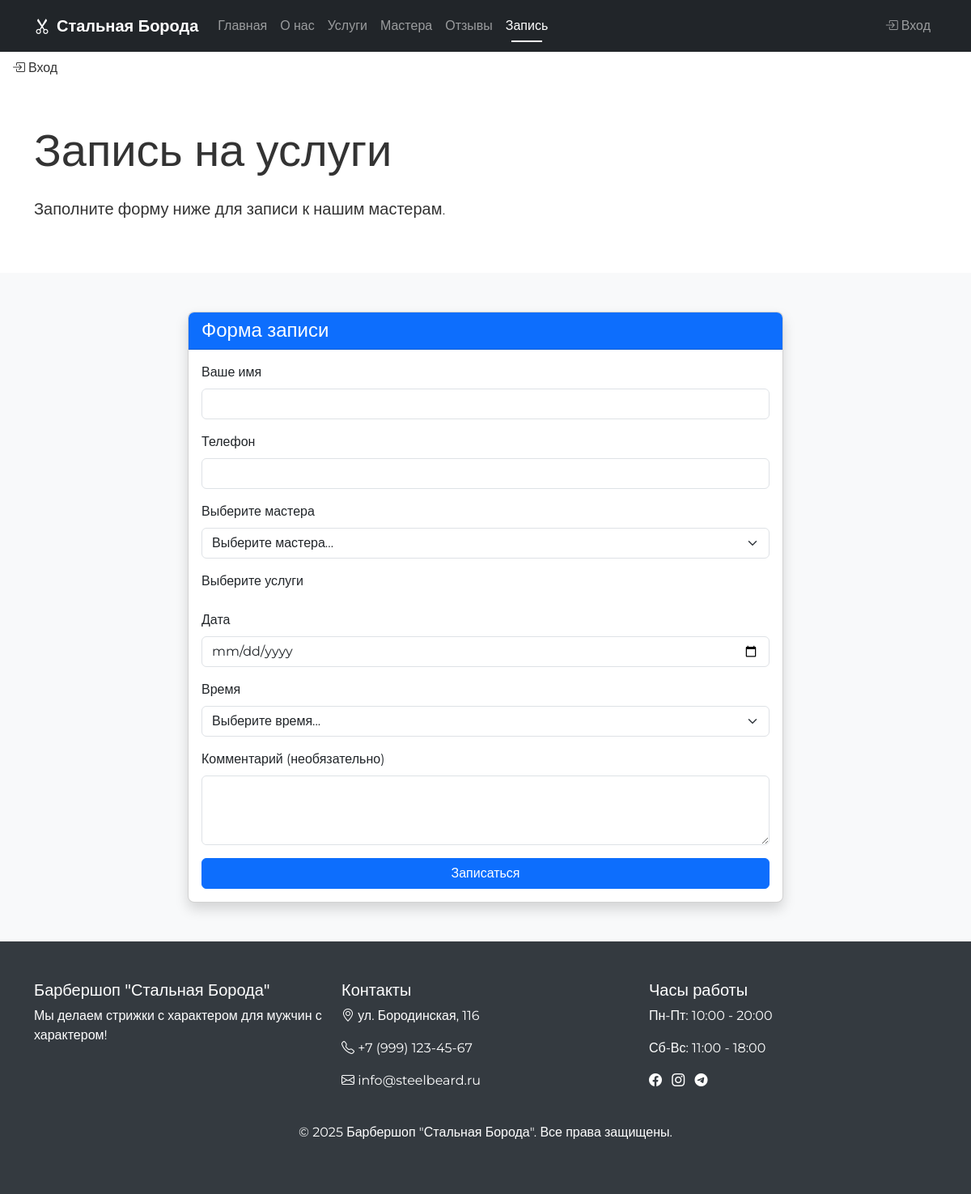
Before: /booking/ with the older database file.
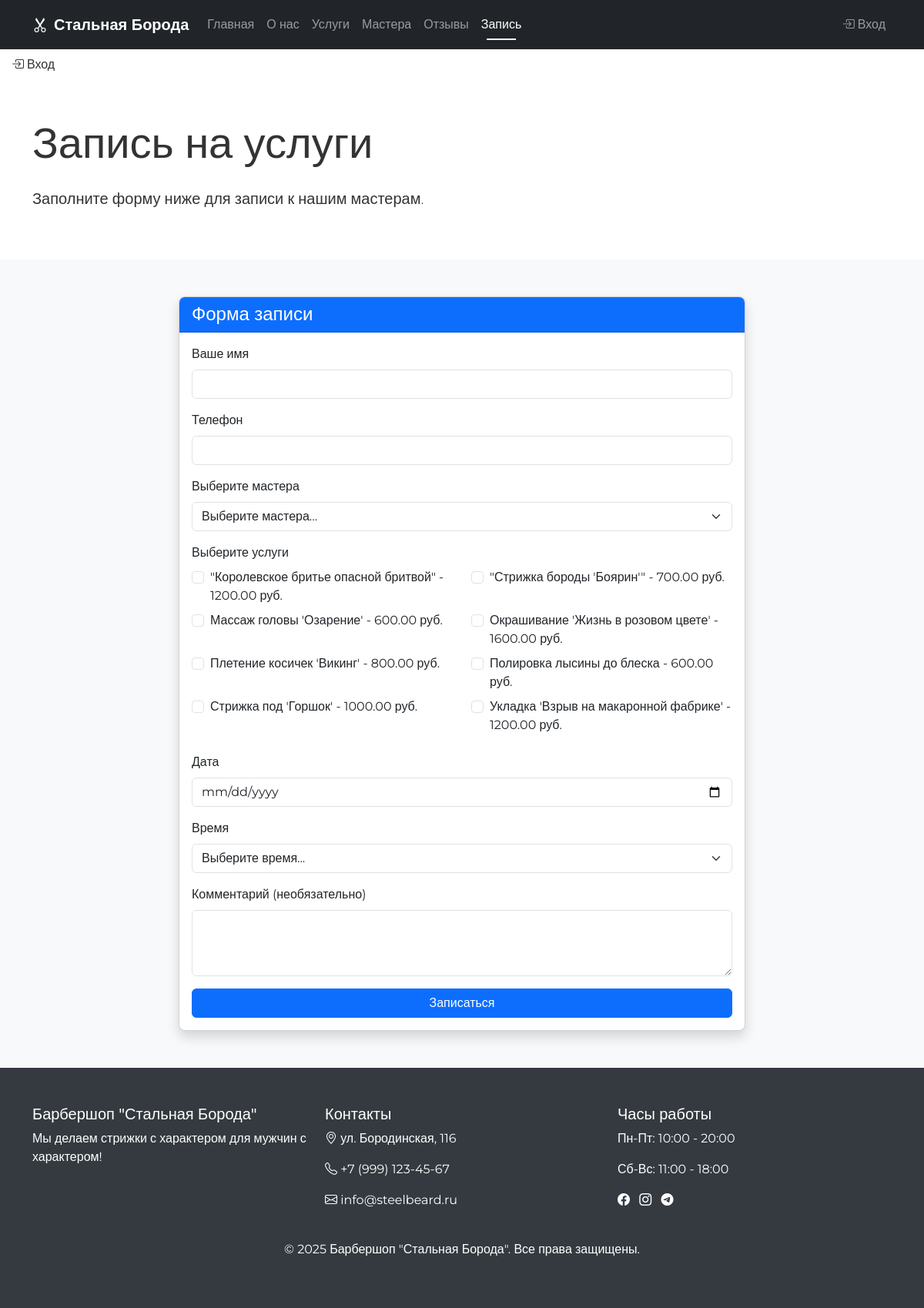
After: the same page with the newer database file.
### core/models.py (models this page shows, shortened)
class Service(models.Model):
    name = models.CharField(max_length=200, verbose_name="Название", db_index=True)  # индекс на название
    description = models.TextField(blank=True, verbose_name="Описание")
    price = models.DecimalField(max_digits=10, decimal_places=2, verbose_name="Цена")
    duration = models.PositiveIntegerField(verbose_name="Длительность", help_text="Время выполнения в минутах")
    is_popular = models.BooleanField(default=False, verbose_name="Популярная услуга", db_index=True)  # индекс на популярность
    image = models.ImageField(upload_to="services/", blank=True, verbose_name="Изображение")
    class Meta:
        verbose_name = "Услуга"
        verbose_name_plural = "Услуги"
        ordering = ['name']
        indexes = [
            models.Index(fields=['price', 'is_popular'], name='service_price_popular_idx'),
        ]

### core/views.py (the view)
# urls.py: path('booking/', views.booking_page, name='booking'),
def booking_page(request):
    today = datetime.date.today()
    min_date = today.strftime('%Y-%m-%d')
    services = Service.objects.all()
    masters = Master.objects.filter(is_active=True)
    context = {
        'min_date': min_date,
        'services': services,
        'masters': masters,
    }
    return render(request, 'core/booking.html', context)

### core/context_processors.py (called while the page is built)
def common_context(request):
    context = {
        'masters': Master.objects.filter(is_active=True),
        'services': Service.objects.all(),
    }
    return context

### templates/core/booking.html (shortened to what this page needs)
{% extends 'base.html' %}
{% block content %}
<div class="container py-5">
    <h1 class="display-4 mb-4">Запись на услуги</h1>
    <p class="lead">Заполните форму ниже для записи к нашим мастерам.</p>
</div>
<section id="booking" class="py-5 bg-light">
    <div class="container">
        <div class="row justify-content-center">
            <div class="col-md-8">
                <div class="card shadow">
                    <div class="card-header bg-primary text-white">
                        <h4 class="mb-0">Форма записи</h4>
                    </div>
                    <div class="card-body">
                        <form id="booking-form" action="{% url 'thanks' %}" method="get">
                            <div class="mb-3">
                                <label for="clientName" class="form-label">Ваше имя</label>
                                <input type="text" class="form-control" id="clientName" required>
                            </div>
                            <div class="mb-3">
                                <label for="clientPhone" class="form-label">Телефон</label>
                                <input type="tel" class="form-control" id="clientPhone" required>
                            </div>
                            <div class="mb-3">
                                <label for="masterSelect" class="form-label">Выберите мастера</label>
                                <select class="form-select" id="masterSelect" required>
                                    <option value="" selected disabled>Выберите мастера...</option>
                                </select>
                            </div>
                            <div class="mb-3">
                                <label class="form-label">Выберите услуги</label>
                                <div class="row">
                                    {% for service in services %}
                                    <div class="col-md-6">
                                        <div class="form-check mb-2">
                                            <input class="form-check-input" type="checkbox" value="{{ service.id }}" id="service{{ service.id }}">
                                            <label class="form-check-label" for="service{{ service.id }}">
                                                {{ service.name }} - {{ service.price }} руб.
                                            </label>
                                        </div>
                                    </div>
                                    {% endfor %}
                                </div>
                            </div>
                            <div class="mb-3">
                                <label for="bookingDate" class="form-label">Дата</label>
                                <input type="date" class="form-control" id="bookingDate" required min="{{ min_date }}">
                            </div>
                            <div class="mb-3">
                                <label for="bookingTime" class="form-label">Время</label>
                                <select class="form-select" id="bookingTime" required>
                                    <option value="" selected disabled>Выберите время...</option>
                                </select>
                            </div>
                            <div class="mb-3">
                                <label for="comment" class="form-label">Комментарий (необязательно)</label>
                                <textarea class="form-control" id="comment" rows="3"></textarea>
                            </div>
                            <button type="submit" class="btn btn-primary w-100">Записаться</button>
                        </form>
                    </div>
                </div>
            </div>
        </div>
    </div>
</section>
{% endblock %}

Changed rows visible on the page:
added Service: name "\"Королевское бритье опасной бритвой\"", price "1200.00"
added Service: name "\"Стрижка бороды 'Боярин'\"", price "700.00"
added Service: name "Массаж головы 'Озарение'", price "600.00"
added Service: name "Окрашивание 'Жизнь в розовом цвете'", price "1600.00"
added Service: name "Плетение косичек 'Викинг'", price "800.00"
added Service: name "Полировка лысины до блеска", price "600.00"
added Service: name "Стрижка под 'Горшок'", price "1000.00"
added Service: name "Укладка 'Взрыв на макаронной фабрике'", price "1200.00"
